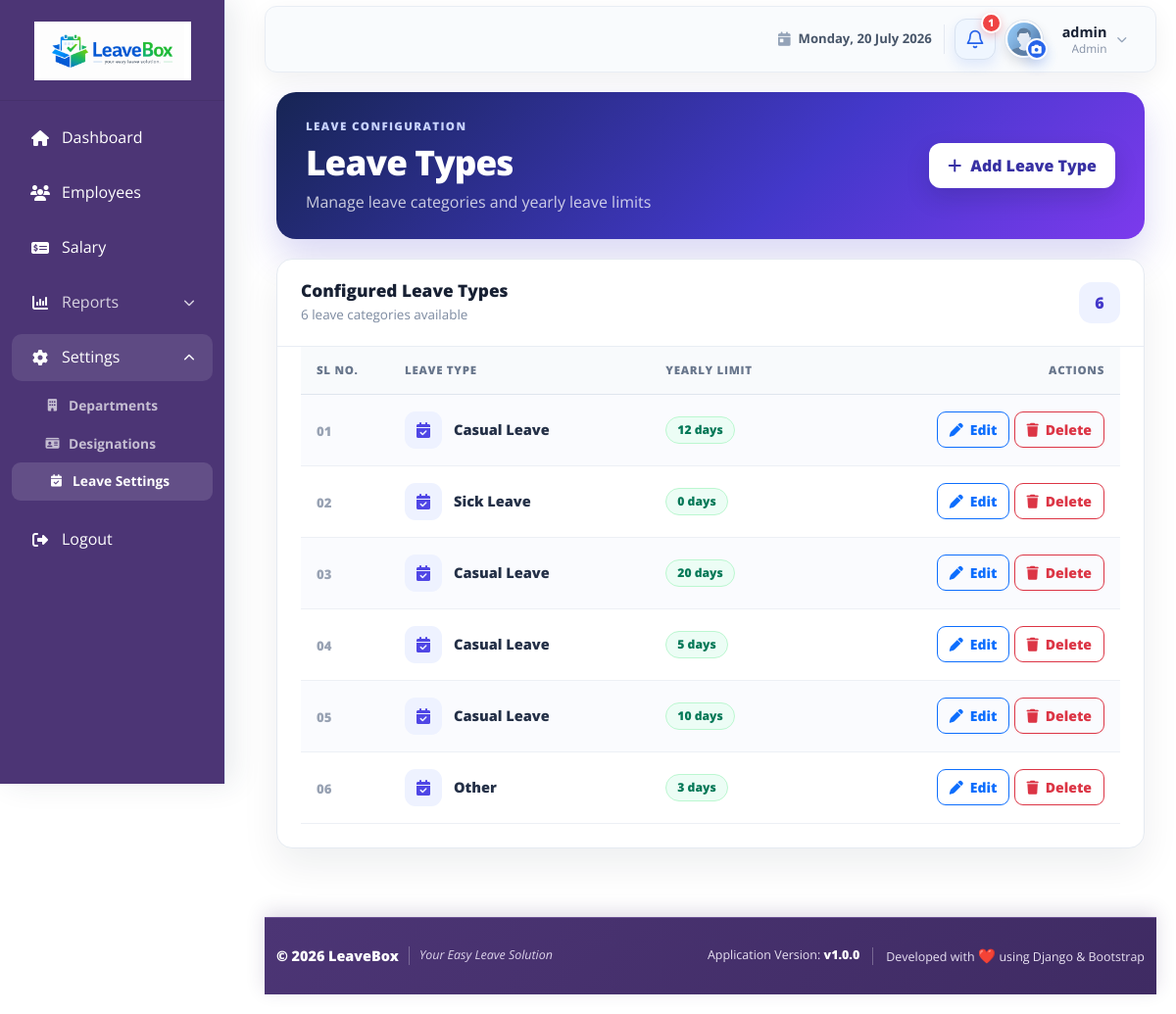
Page /employee/leave-types/ (signed in) on the committed database.
### accounts/models.py (models this page shows, shortened)
class User(AbstractUser):
    ROLE_CHOICES = (
        ('ADMIN', 'Admin/HR'),
        ('EMPLOYEE', 'Employee'),
    )
    role = models.CharField(max_length=10, choices=ROLE_CHOICES, default='EMPLOYEE')
    phone = models.CharField(max_length=15, blank=True, null=True)

### employees/models.py (models this page shows, shortened)
class LeaveType(models.Model):
    CASUAL = 'Casual Leave'
    SICK = 'Sick Leave'
    EARNED = 'Earned Leave'
    OTHER = 'Other'
    LEAVE_TYPE_CHOICES = [
        (CASUAL, 'Casual Leave'),
        (SICK, 'Sick Leave'),
        (EARNED, 'Earned Leave'),
        (OTHER, 'Other'),
    ]
    name = models.CharField(
        max_length=50,
        choices=LEAVE_TYPE_CHOICES,
        default=CASUAL,
    )
    yearly_limit = models.PositiveIntegerField(
        default=0,
        help_text="Maximum days allowed per year for this leave type"
    )

### employees/views.py (the view)
# urls.py: path('leave-types/', views.LeaveTypeListView.as_view(), name='leave_type_list'),
class LeaveTypeListView(LoginRequiredMixin, AdminAccessMixin, ListView):
    model = LeaveType
    template_name = 'leaves/leave_type_list.html'
    context_object_name = 'leave_types'

### templates/leaves/leave_type_list.html (shortened to what this page needs)
{% extends 'base/base.html' %}
{% load static %}
{% block extra_css %}
    <link rel="stylesheet" href="{% static 'css/leave_type_list.css' %}">
{% endblock %}
{% block content %}
<div class="leave-types-page">
    <header class="leave-types-header">
        <div class="leave-types-heading">
            <span class="leave-types-eyebrow">Leave configuration</span>
            <h1>Leave Types</h1>
            <p>Manage leave categories and yearly leave limits</p>
        </div>
        <a href="{% url 'leave_type_add' %}" class="btn btn-primary leave-types-add-button">
            <i class="fas fa-plus" aria-hidden="true"></i>
            <span>Add Leave Type</span>
        </a>
    </header>
    <section class="card shadow-sm rounded-4 leave-types-card" aria-labelledby="leave-types-table-title">
        <div class="leave-types-card-header">
            <div>
                <h2 id="leave-types-table-title">Configured Leave Types</h2>
                <p>{{ leave_types|length }} leave categor{{ leave_types|length|pluralize:"y,ies" }} available</p>
            </div>
            <span class="leave-types-count" aria-label="{{ leave_types|length }} leave types">{{ leave_types|length }}</span>
        </div>
        <div class="table-responsive leave-types-table-wrap">
            <table class="table table-hover table-striped align-middle mb-0 leave-types-table">
                <thead>
                    <tr>
                        <th scope="col" class="leave-types-serial">SL No.</th>
                        <th scope="col">Leave Type</th>
                        <th scope="col">Yearly Limit</th>
                        <th scope="col" class="text-end">Actions</th>
                    </tr>
                </thead>
                <tbody>
                    {% for leave_type in leave_types %}
                        <tr>
                            <td class="leave-types-serial"><span class="leave-types-row-number">{{ forloop.counter|stringformat:"02d" }}</span></td>
                            <td>
                                <div class="leave-type-name">
                                    <span class="leave-type-icon"><i class="fas fa-calendar-check" aria-hidden="true"></i></span>
                                    <strong>{{ leave_type.get_name_display }}</strong>
                                </div>
                            </td>
                            <td>
                                <span class="badge rounded-pill leave-limit-badge">
                                    {{ leave_type.yearly_limit }} day{{ leave_type.yearly_limit|pluralize }}
                                </span>
                            </td>
                            <td class="text-end leave-types-actions">
                                <a href="{% url 'leave_type_edit' leave_type.pk %}" class="btn btn-sm btn-outline-primary">
                                    <i class="fas fa-pen" aria-hidden="true"></i> Edit
                                </a>
                                <a href="{% url 'leave_type_delete' leave_type.pk %}" class="btn btn-sm btn-outline-danger">
                                    <i class="fas fa-trash" aria-hidden="true"></i> Delete
                                </a>
                            </td>
                        </tr>
                    {% endfor %}
                </tbody>
            </table>
        </div>
    </section>
</div>
{% endblock %}

### templates/base/base.html (shortened to what this page needs)
{% load static navigation_tags %}
<!DOCTYPE html>
<html lang="en">
<head>
    <link rel="stylesheet" href="{% static 'css/bootstrap-5.3.2.min.css' %}">
    <link rel="stylesheet" href="https://cdnjs.cloudflare.com/ajax/libs/font-awesome/6.4.0/css/all.min.css">
    <link rel="stylesheet" href="{% static 'css/dashboard.css' %}">
    <link rel="stylesheet" href="{% static 'css/apply_leave.css' %}">
    <link rel="stylesheet" href="{% static 'css/footer.css' %}">
    {% block extra_css %}{% endblock %}
</head>
<body>
    <div class="sidebar">
        <div class="sidebar-logo">
            <a href="{% url 'dashboard' %}" aria-label="LeaveBox dashboard">
                <img src="{% static 'images/leavebox-logo.png' %}" alt="LeaveBox Logo" class="site-logo">
            </a>
        </div>
        {% url_name_active request 'dashboard' 'adm_dashboard' 'emp_dashboard' as dashboard_active %}
        {% url_name_active request 'employee_list' 'employee_detail' 'employee_admin_edit' 'employee_admin_update' as employees_active %}
        {% url_name_active request 'salary_list' 'salary_add' 'salary_edit' as salary_active %}
        {% url_name_active request 'department_list' 'department_add' 'department_edit' 'department_delete' as departments_active %}
        {% url_name_active request 'designation_list' 'designation_add' 'designation_edit' 'designation_delete' as designations_active %}
        {% url_name_active request 'leave_type_list' 'leave_type_add' 'leave_type_edit' 'leave_type_delete' as leave_settings_active %}
        {% url_name_active request 'leave_apply' as leave_apply_active %}
        {% url_name_active request 'attendance_history' as attendance_active %}
        {% url_name_active request 'leave_report' 'attendance_report' as reports_active %}
        <ul>
            <li{% if dashboard_active %} class="active"{% endif %}>
                <a href="{% url 'dashboard' %}">
                    <i class="fas fa-home"></i>
                    Dashboard
                </a>
            </li>
             {% if user.is_superuser or user.is_staff or user.role == 'ADMIN' %}
            <li{% if employees_active %} class="active"{% endif %}>
                <a href="{% url 'employee_list' %}">
                    <i class="fas fa-users" role="img" aria-label="Employees"></i>
                    Employees
                </a>
            </li>
            <li{% if salary_active %} class="active"{% endif %}>
                <a href="{% url 'salary_list' %}">
                    <i class="fas fa-money-check-dollar" role="img" aria-label="Salary"></i>
                    Salary
                </a>
            </li>
            <li class="sidebar-menu-group{% if reports_active %} active is-open{% endif %}">
                <button type="button" class="sidebar-menu-toggle" aria-expanded="{% if reports_active %}true{% else %}false{% endif %}" aria-controls="reportsSubmenu">
                    <span><i class="fas fa-chart-column" aria-hidden="true"></i> Reports</span>
                    <i class="fas fa-chevron-down sidebar-menu-chevron" aria-hidden="true"></i>
                </button>
            </li>
            <li class="sidebar-menu-group{% if departments_active or designations_active or leave_settings_active %} active is-open{% endif %}">
                <button
                    type="button"
                    class="sidebar-menu-toggle"
                    aria-expanded="{% if departments_active or designations_active or leave_settings_active %}true{% else %}false{% endif %}"
                    aria-controls="settingsSubmenu"
                >
                    <span>
                        <i class="fa-solid fa-gear" aria-hidden="true"></i>
                        Settings
                    </span>
                    <i class="fas fa-chevron-down sidebar-menu-chevron" aria-hidden="true"></i>
                </button>
                <ul class="sidebar-submenu" id="settingsSubmenu">
                    <li>
                        <a href="{% url 'department_list' %}"{% if departments_active %} class="active"{% endif %}>
                            <i class="fas fa-building"></i>
                            Departments
                        </a>
                    </li>
                    <li>
                        <a href="{% url 'designation_list' %}"{% if designations_active %} class="active"{% endif %}>
                            <i class="fas fa-id-card"></i>
                            Designations
                        </a>
                    </li>
                    <li>
                        <a href="{% url 'leave_type_list' %}"{% if leave_settings_active %} class="active"{% endif %}>
                            <i class="fas fa-calendar-check"></i>
                            Leave Settings
                        </a>
                    </li>
                </ul>
            </li>
            {% endif %}
            <li>
                <a href="{% url 'accounts:logout' %}">
                    <i class="fas fa-sign-out-alt"></i>
                    Logout
                </a>
            </li>
        </ul>
    </div>
    <main class="content-wrapper dashboard-content-wrapper">
        <nav class="navbar navbar-expand-lg navbar-light dashboard-navbar mb-2">
            <div class="container-fluid">
                <div class="dashboard-profile-slot">
                    <div class="dashboard-navbar-date" aria-label="Current date">
                        <i class="fas fa-calendar-day" aria-hidden="true"></i>
                        <span class="dashboard-navbar-date-full">{% now "l, d F Y" %}</span>
                    </div>
                    <div class="dashboard-notification-dropdown">
                        <button class="dashboard-notification-button" type="button" id="notificationDropdown" aria-label="Notifications{% if pending_leave_count %}: {{ pending_leave_count }} pending leave request{{ pending_leave_count|pluralize }}{% endif %}" aria-haspopup="true" aria-expanded="false">
                            <svg class="dashboard-notification-icon" viewBox="0 0 24 24" aria-hidden="true">
                                <path d="M18 8a6 6 0 0 0-12 0c0 7-3 7-3 9h18c0-2-3-2-3-9"></path>
                                <path d="M13.73 21a2 2 0 0 1-3.46 0"></path>
                            </svg>
                            {% if pending_leave_count %}
                                <span class="dashboard-notification-badge" aria-hidden="true">{{ pending_leave_count }}</span>
                            {% endif %}
                        </button>
                    </div>
                    <div class="dropdown dashboard-profile-dropdown">
                        <div class="dashboard-avatar-control">
                            <a class="dashboard-avatar-link" href="{% url 'employee_profile_edit' %}" aria-label="Manage profile picture">
                                <span class="dashboard-avatar-wrap">
                                    <img src="{{ current_profile_picture_url|default:default_avatar_url }}" alt="{{ user.get_full_name|default:user.username }} profile picture" class="dashboard-avatar js-profile-avatar" onerror="this.onerror=null;this.src='{{ default_avatar_url }}';">
                                </span>
                            </a>
                            <button class="dashboard-avatar-camera" type="button" data-bs-toggle="modal" data-bs-target="#dashboardAvatarModal" aria-label="Change profile picture">
                                <i class="fas fa-camera" aria-hidden="true"></i>
                            </button>
                        </div>
                        <button class="dashboard-profile-trigger" type="button" id="userDropdown" aria-haspopup="true" aria-controls="userDropdownMenu" aria-expanded="false">
                            <span class="dashboard-profile-copy">
                                <strong>{{ user.get_full_name|default:user.username }}</strong>
                                <small>
                                    {% if user.employee_profile.designation %}
                                        {{ user.employee_profile.designation }}
                                    {% elif user.is_superuser or user.is_staff or user.role == 'ADMIN' %}
                                        Admin
                                    {% else %}
                                        {{ user.get_role_display|default:"Employee" }}
                                    {% endif %}
                                </small>
                            </span>
                            <i class="fas fa-chevron-down dashboard-profile-chevron" aria-hidden="true"></i>
                        </button>
                    </div>
                </div>
            </div>
        </nav>
        <div class="container-fluid">
            {% block content %}{% endblock %}
        </div>
        {% include 'base/footer.html' %}
    </main>
</body>
</html>

### rows in the picture
User: get_full_name "admin"
LeaveType: name "Casual Leave", yearly_limit "12"
LeaveType: name "Sick Leave", yearly_limit "0"
LeaveType: name "Casual Leave", yearly_limit "20"
LeaveType: name "Casual Leave", yearly_limit "5"
LeaveType: name "Casual Leave", yearly_limit "10"
LeaveType: name "Other", yearly_limit "3"

### other values in the picture
{{ pending_leave_count }} "1"
{{ leave_types|length }} "6"
